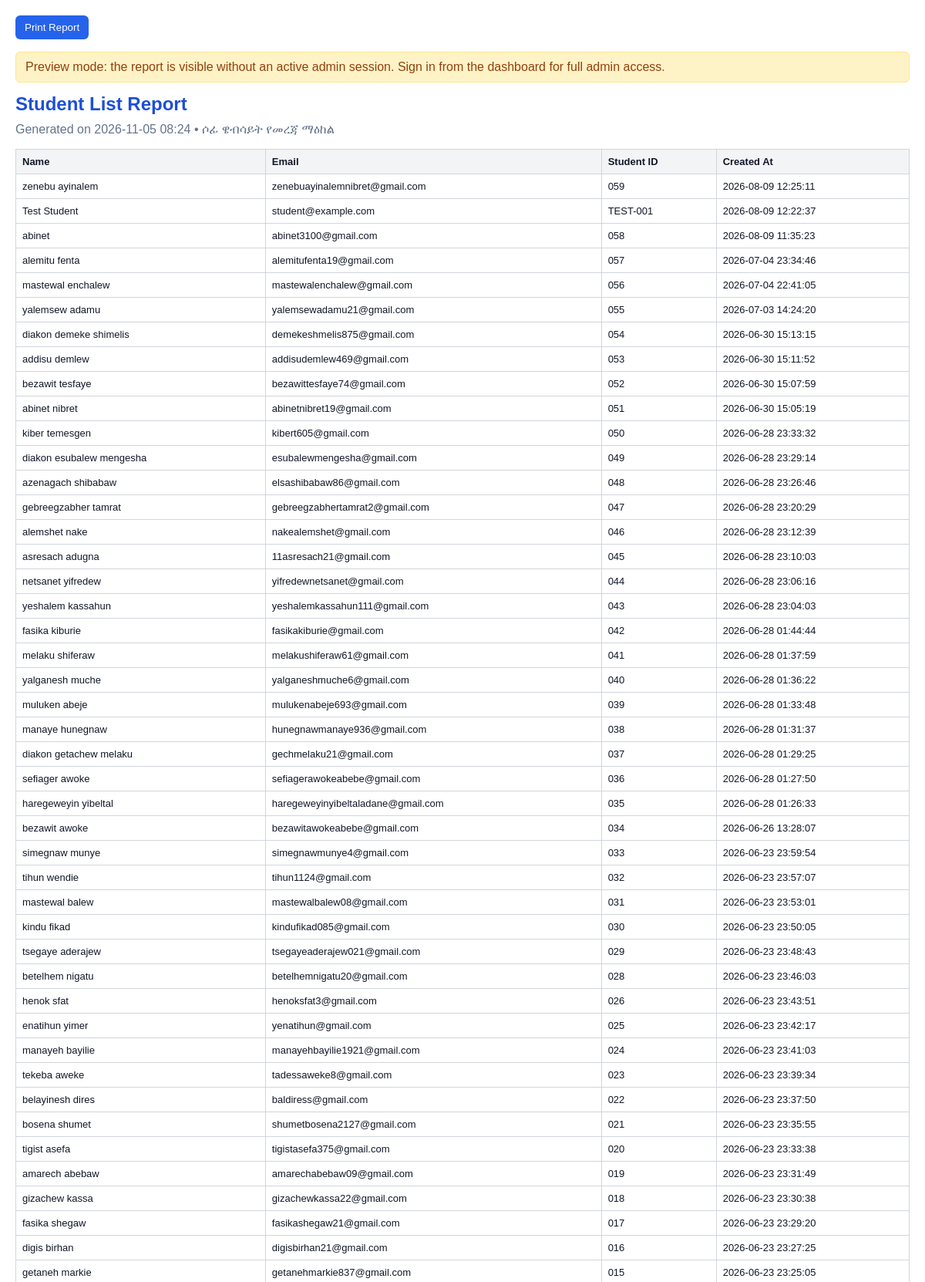
Screenshot of /admin_reports.php (upper part) with the database file from the repository.
### tables this page shows
CREATE TABLE `students` (
  `id` int(11) NOT NULL AUTO_INCREMENT,
  `name` varchar(255) NOT NULL,
  `email` varchar(255) NOT NULL,
  `student_id` varchar(100) NOT NULL,
  `password_hash` varchar(255) NOT NULL,
  `role` varchar(30) NOT NULL DEFAULT 'Student',
  `created_at` datetime DEFAULT current_timestamp(),
  `email_verified` tinyint(1) NOT NULL DEFAULT 0,
  `email_verification_token` varchar(255) DEFAULT NULL,
  `email_verified_at` datetime DEFAULT NULL,
  `location_country` varchar(100) DEFAULT NULL,
  `location_city` varchar(100) DEFAULT NULL,
  `location_lat` decimal(10,6) DEFAULT NULL,
  `location_lng` decimal(10,6) DEFAULT NULL,
  `country` varchar(100) DEFAULT NULL,
  `city` varchar(100) DEFAULT NULL,
  `latitude` decimal(10,7) DEFAULT NULL,
  `longitude` decimal(10,7) DEFAULT NULL,
  PRIMARY KEY (`id`),
  UNIQUE KEY `email` (`email`),
  UNIQUE KEY `student_id` (`student_id`)
);

### db.php (called while the page is built, shortened)
<?php
if (!function_exists('safe')) {
    function safe($value): string {
        return htmlspecialchars((string)($value ?? ''), ENT_QUOTES, 'UTF-8');
    }
}

### admin_reports.php (the view, shortened to what this page needs)
<?php
require_once __DIR__ . '/db.php';
$isAdmin = !empty($_SESSION['admin_id']);
$type = $_GET['type'] ?? 'students';
$reportTitle = [
    'students' => 'Student List Report',
    'courses' => 'Course List Report',
    'quiz_results' => 'Quiz Results Report',
    'certificates' => 'Certificate Report',
    'contact_messages' => 'Contact Messages Report',
    'newsletter_subscribers' => 'Newsletter Subscribers Report',
    'announcements' => 'Announcements Report',
    'blog_posts' => 'Blog Posts Report',
    'enrollment_reports' => 'Enrollment Report',
][$type] ?? 'Admin Report';
$rows = [];
switch ($type) {
    case 'students':
        $stmt = $pdo->query('SELECT name, email, student_id, created_at FROM students ORDER BY created_at DESC');
        $rows = $stmt->fetchAll(PDO::FETCH_ASSOC);
        break;
}
$columns = [];
switch ($type) {
    case 'students':
        $columns = [['label' => 'Name', 'key' => 'name'], ['label' => 'Email', 'key' => 'email'], ['label' => 'Student ID', 'key' => 'student_id'], ['label' => 'Created At', 'key' => 'created_at']];
        break;
}
?>
<!DOCTYPE html>
<html lang="am">
<head>
</head>
<body>
<div class="wrap">
    <div class="actions">
        <button type="button" onclick="window.print()">Print Report</button>
    </div>
    <?php if (!$isAdmin): ?>
        <div style="margin-bottom:14px;padding:10px 12px;border:1px solid #fde68a;background:#fef3c7;color:#92400e;border-radius:6px;">Preview mode: the report is visible without an active admin session. Sign in from the dashboard for full admin access.</div>
    <?php endif; ?>
    <h1><?php echo safe($reportTitle); ?></h1>
    <div class="meta">Generated on <?php echo date('Y-m-d H:i'); ?> • ሶፊ ዌብሳይት የመረጃ ማዕከል</div>
    <?php if (empty($rows)): ?>
        <p>ምንም የቀረበ መረጃ የለም!.</p>
    <?php else: ?>
        <table>
            <thead>
                <tr>
                    <?php foreach ($columns as $column): ?>
                        <th><?php echo safe($column['label']); ?></th>
                    <?php endforeach; ?>
                </tr>
            </thead>
            <tbody>
                <?php foreach ($rows as $row): ?>
                    <tr>
                        <?php foreach ($columns as $column): ?>
                            <td><?php echo safe($row[$column['key']] ?? ''); ?></td>
                        <?php endforeach; ?>
                    </tr>
                <?php endforeach; ?>
            </tbody>
        </table>
    <?php endif; ?>
</div>
</body>
</html>

### admin_reports.php (style rules this page uses)
body { font-family:Arial,sans-serif;margin:0;padding:20px;color:#111827;background:#fff }
.wrap { max-width:1200px;margin:0 auto }
h1 { margin:0 0 10px;font-size:24px;color:#1d4ed8 }
.meta { color:#64748b;margin-bottom:16px }
table { width:100%;border-collapse:collapse;margin-top:12px }
th,td { border:1px solid #d1d5db;padding:8px;text-align:left;font-size:13px;vertical-align:top }
th { background:#f3f4f6 }
.actions { margin-bottom:16px }
button { padding:8px 12px;border:0;border-radius:6px;background:#2563eb;color:#fff;cursor:pointer }

### rows the page displays
students: name "zenebu ayinalem", email "zenebuayinalemnibret@gmail.com", student "059", created_at "2026-08-09 12:25:11"
students: name "Test Student", email "student@example.com", student "TEST-001", created_at "2026-08-09 12:22:37"
students: name "abinet", email "abinet3100@gmail.com", student "058", created_at "2026-08-09 11:35:23"
students: name "alemitu fenta", email "alemitufenta19@gmail.com", student "057", created_at "2026-07-04 23:34:46"
students: name "mastewal enchalew", email "mastewalenchalew@gmail.com", student "056", created_at "2026-07-04 22:41:05"
students: name "yalemsew adamu", email "yalemsewadamu21@gmail.com", student "055", created_at "2026-07-03 14:24:20"
students: name "diakon demeke shimelis", email "demekeshmelis875@gmail.com", student "054", created_at "2026-06-30 15:13:15"
students: name "addisu demlew", email "addisudemlew469@gmail.com", student "053", created_at "2026-06-30 15:11:52"
students: name "bezawit tesfaye", email "bezawittesfaye74@gmail.com", student "052", created_at "2026-06-30 15:07:59"
students: name "abinet nibret", email "abinetnibret19@gmail.com", student "051", created_at "2026-06-30 15:05:19"
students: name "kiber temesgen", email "kibert605@gmail.com", student "050", created_at "2026-06-28 23:33:32"
students: name "diakon esubalew mengesha", email "esubalewmengesha@gmail.com", student "049", created_at "2026-06-28 23:29:14"
students: name "azenagach shibabaw", email "elsashibabaw86@gmail.com", student "048", created_at "2026-06-28 23:26:46"
students: name "gebreegzabher tamrat", email "gebreegzabhertamrat2@gmail.com", student "047", created_at "2026-06-28 23:20:29"
students: name "alemshet nake", email "nakealemshet@gmail.com", student "046", created_at "2026-06-28 23:12:39"
students: name "asresach adugna", email "11asresach21@gmail.com", student "045", created_at "2026-06-28 23:10:03"
students: name "netsanet yifredew", email "yifredewnetsanet@gmail.com", student "044", created_at "2026-06-28 23:06:16"
students: name "yeshalem kassahun", email "yeshalemkassahun111@gmail.com", student "043", created_at "2026-06-28 23:04:03"
students: name "fasika kiburie", email "fasikakiburie@gmail.com", student "042", created_at "2026-06-28 01:44:44"
students: name "melaku shiferaw", email "melakushiferaw61@gmail.com", student "041", created_at "2026-06-28 01:37:59"
students: name "yalganesh muche", email "yalganeshmuche6@gmail.com", student "040", created_at "2026-06-28 01:36:22"
students: name "muluken abeje", email "mulukenabeje693@gmail.com", student "039", created_at "2026-06-28 01:33:48"
students: name "manaye hunegnaw", email "hunegnawmanaye936@gmail.com", student "038", created_at "2026-06-28 01:31:37"
students: name "diakon getachew melaku", email "gechmelaku21@gmail.com", student "037", created_at "2026-06-28 01:29:25"
students: name "sefiager awoke", email "sefiagerawokeabebe@gmail.com", student "036", created_at "2026-06-28 01:27:50"
students: name "haregeweyin yibeltal", email "haregeweyinyibeltaladane@gmail.com", student "035", created_at "2026-06-28 01:26:33"
students: name "bezawit awoke", email "bezawitawokeabebe@gmail.com", student "034", created_at "2026-06-26 13:28:07"
students: name "simegnaw munye", email "simegnawmunye4@gmail.com", student "033", created_at "2026-06-23 23:59:54"
students: name "tihun wendie", email "tihun1124@gmail.com", student "032", created_at "2026-06-23 23:57:07"
students: name "mastewal balew", email "mastewalbalew08@gmail.com", student "031", created_at "2026-06-23 23:53:01"
students: name "kindu fikad", email "kindufikad085@gmail.com", student "030", created_at "2026-06-23 23:50:05"
students: name "tsegaye aderajew", email "tsegayeaderajew021@gmail.com", student "029", created_at "2026-06-23 23:48:43"
students: name "betelhem nigatu", email "betelhemnigatu20@gmail.com", student "028", created_at "2026-06-23 23:46:03"
students: name "henok sfat", email "henoksfat3@gmail.com", student "026", created_at "2026-06-23 23:43:51"
students: name "enatihun yimer", email "yenatihun@gmail.com", student "025", created_at "2026-06-23 23:42:17"
students: name "manayeh bayilie", email "manayehbayilie1921@gmail.com", student "024", created_at "2026-06-23 23:41:03"
students: name "tekeba aweke", email "tadessaweke8@gmail.com", student "023", created_at "2026-06-23 23:39:34"
students: name "belayinesh dires", email "baldiress@gmail.com", student "022", created_at "2026-06-23 23:37:50"
students: name "bosena shumet", email "shumetbosena2127@gmail.com", student "021", created_at "2026-06-23 23:35:55"
students: name "tigist asefa", email "tigistasefa375@gmail.com", student "020", created_at "2026-06-23 23:33:38"
students: name "amarech abebaw", email "amarechabebaw09@gmail.com", student "019", created_at "2026-06-23 23:31:49"
students: name "gizachew kassa", email "gizachewkassa22@gmail.com", student "018", created_at "2026-06-23 23:30:38"
students: name "fasika shegaw", email "fasikashegaw21@gmail.com", student "017", created_at "2026-06-23 23:29:20"
students: name "digis birhan", email "digisbirhan21@gmail.com", student "016", created_at "2026-06-23 23:27:25"
students: name "getaneh markie", email "getanehmarkie837@gmail.com", student "015", created_at "2026-06-23 23:25:05"

### other values shown
safe($reportTitle) "Student List Report"
safe($column['label']) "Name"
safe($column['label']) "Email"
safe($column['label']) "Student ID"
safe($column['label']) "Created At"
